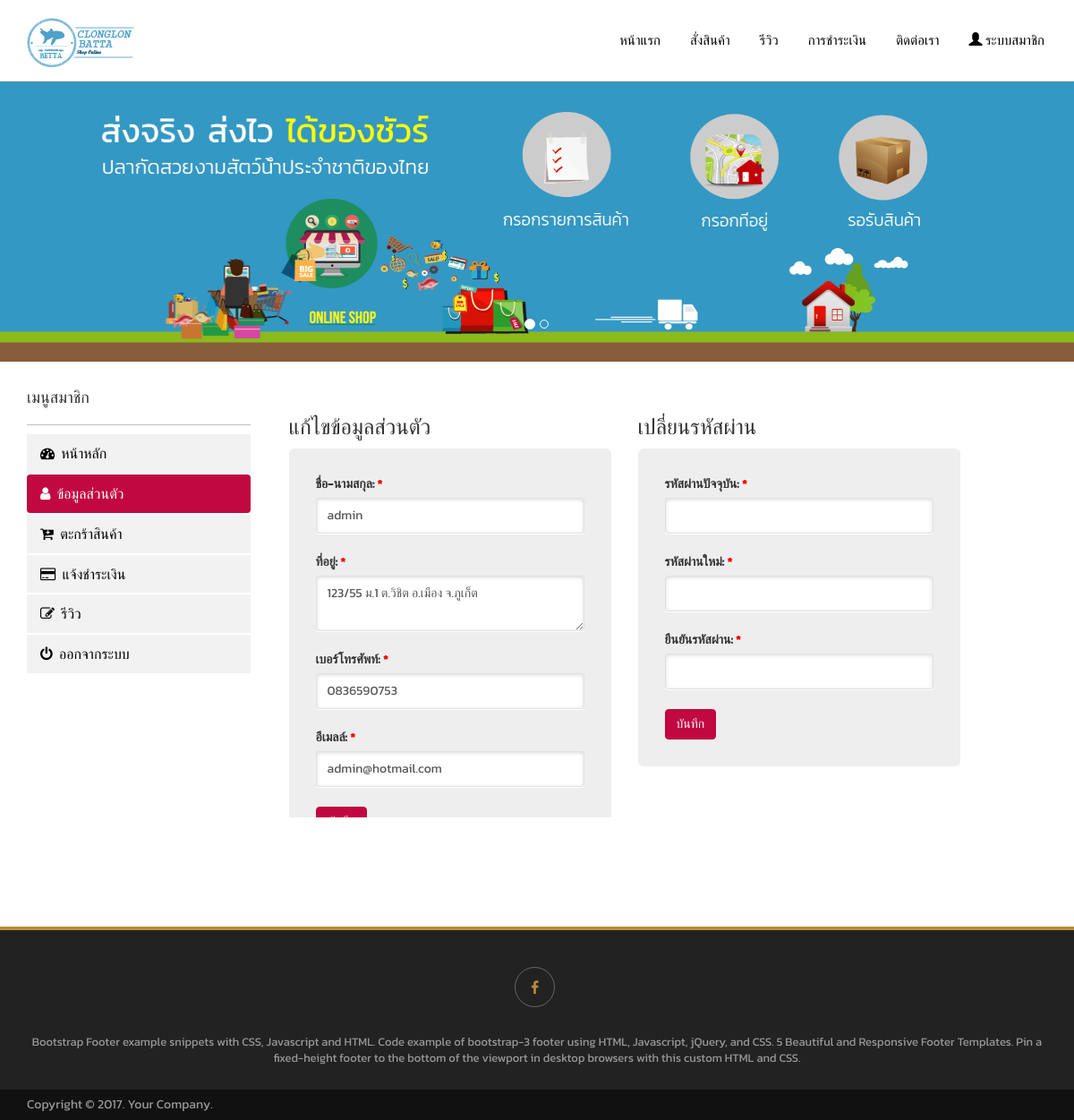
Page /index.php?pagemenu=dashboard&menu=info (signed in) on the committed database.
### tables this page shows
CREATE TABLE IF NOT EXISTS `banner` (
  `ID` int(10) NOT NULL AUTO_INCREMENT,
  `Image` varchar(1000) NOT NULL,
  PRIMARY KEY (`ID`)
);

CREATE TABLE IF NOT EXISTS `member_user` (
  `UserID` int(100) NOT NULL AUTO_INCREMENT,
  `Name` varchar(100) NOT NULL,
  `Address` varchar(100) NOT NULL,
  `Tel` varchar(10) NOT NULL,
  `Email` varchar(100) NOT NULL,
  `User` varchar(100) NOT NULL,
  `Pass` varchar(100) NOT NULL,
  `Status` varchar(1) NOT NULL,
  PRIMARY KEY (`UserID`)
);

### mainfile/userfile/info.php (the view)
<?php
$sql = "SELECT *FROM member_user WHERE UserID = '".$_SESSION['UserID']."' ";
$result = $con->query($sql);
$row = mysqli_fetch_assoc($result);
?>
<div class="container">
	<div class="row">
		<div class="col-sm-3 col-md-3">
			<?php include('menu.php');?>
		</div>
		<div class="col-sm-4 col-md-4">
			<br><br>
			<h3>แก้ไขข้อมูลส่วนตัว</h3>
			<div class="jumbotron" style="padding: 30px;">
				<form action="index.php?pagemenu=dashboard&menu=info-update" method="post">
					<div class="form-group ">
						<label >ชื่อ-นามสกุล:<span class="required" style="color: red"> *</span></label>
						<input type="text" class="form-control" name="name" value="<?php echo $row['Name'];?>" />
					</div>
					<div class="form-group">
						<label for="pwd">ที่อยู่:<span class="required" style="color: red"> *</span></label>
						<textarea class="form-control" name="address" ><?php echo $row['Address'];?></textarea>
					</div>
					<div class="form-group">
						<label> เบอร์โทรศัพท์:<span class="required" style="color: red"> *</span></label>
						<input type="text" class="form-control" name="tel" value="<?php echo $row['Tel'];?>">
					</div>
					<div class="form-group">
						<label >อีเมลล์:<span class="required" style="color: red"> *</span></label>
						<input type="text" class="form-control" name="email" value="<?php echo $row['Email'];?>">
					</div>
					<button type="submit" name="info" class="btn btn-danger">บันทึก</button>
				</form>
			</div>
		</div>
		<div class="col-sm-4 col-md-4">
			<br><br>
			<h3>เปลี่ยนรหัสผ่าน</h3>
			<div class="jumbotron" style="padding: 30px;">
				<form action="index.php?pagemenu=dashboard&menu=info-update" method="post">
					<div class="form-group">
						<label >รหัสผ่านปัจจุบัน:<span class="required" style="color: red"> *</span></label>
						<input type="password" class="form-control" name="oldpass" >
					</div>
					<div class="form-group">
						<label >รหัสผ่านใหม่:<span class="required" style="color: red"> *</span></label>
						<input type="password" class="form-control" name="newpass1" >
					</div>
					<div class="form-group">
						<label >ยืนยันรหัสผ่าน:<span class="required" style="color: red"> *</span></label>
						<input type="password" class="form-control" name="newpass2" >
					</div>
					<button type="submit" name="pass" class="btn btn-danger">บันทึก</button>
				</form>
			</div>
		</div>
	</div>
</div>

### mainfile/carousel.php (shortened to what this page needs)
<?php
$sql =  "SELECT * FROM banner ";
$result = $con->query($sql);
$numrow = $result->num_rows;
$row = mysqli_fetch_assoc($result);
?>
<div class="container-fuild">
  <div id="myCarousel" class="carousel slide" data-ride="carousel">
    <ol class="carousel-indicators">
      <li data-target="#myCarousel" data-slide-to="0" class="active"></li>
      <?php for($i=1;$i<$numrow;$i++){?>
      <li data-target="#myCarousel" data-slide-to="<?php echo $i ;?>"></li>
        <?php }?>
    </ol>
    <div class="carousel-inner">
      <div class="item active">
        <img src="images/<?php echo $row['Image'];?>" alt="Los Angeles" style="width:100%;max-height: 600px;height: auto;">
      </div>
    </div>
  </div>
</div>

### css/theme_web.css (style rules this page uses)
body { padding-top: 90px; font-family: 'Kanit', sans-serif; }
textarea { resize: vertical; }
.form-control { border: 1px solid #e1e1e1; box-shadow: 0 1px #fff, inset 0 1px 4px rgba(0, 0, 0, 0.15); border-radius: 3px; font-size: 14px; height: 40px; line-height: 22px; margin-bottom: 22px; min-height: 40px; padding: 8px 12px; width: 100%; }
.btn-danger { color: #f9f9f9; background-color: #c10841; border-color: #c10841; }

### rows in the picture
banner: Image (picture)
member_user: name "admin", address "123/55 ม.1 ต.วิชิต อ.เมือง จ.ภูเก็ต", tel "0836590753", email "admin@hotmail.com"
